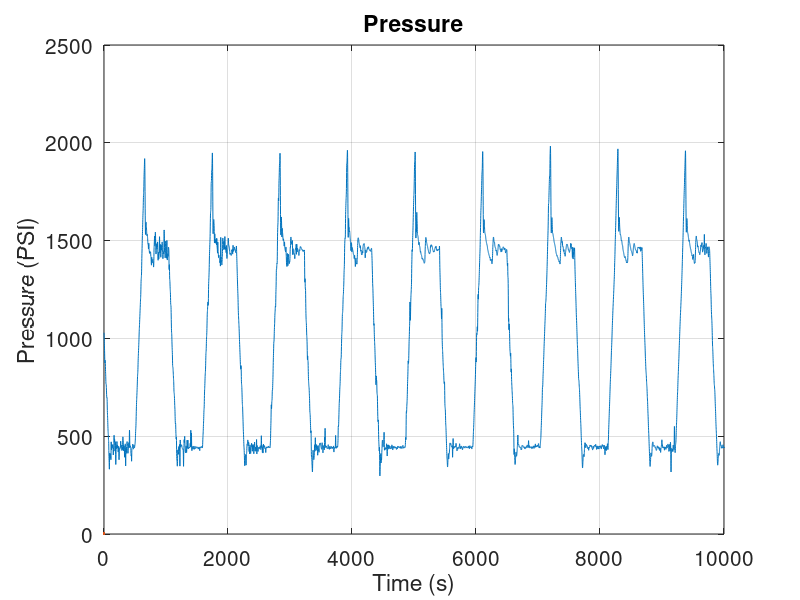

The MATLAB script that drew this image: (Note: this script raises an error after producing the figure.)
clc; clear; close all;
load test_C_1000RPM.mat

fc_pressure = 100;
fc_speed = 50;
fc_current = 100;
fs = 1000;

[b_pressure,a_pressure] = butter(2,fc_pressure/(fs/2));
[b_speed,a_speed] = butter(2,fc_speed/(fs/2));
[b_current,a_current] = butter(2,fc_current/(fs/2));

no_of_sensors = 3;

sampling_time = 1;

kwte = 90000;

speed_turn = 3;
current_turn = 1;
pressure_turn = 2;

x = some_data(speed_turn:no_of_sensors:kwte);
y = some_data(current_turn:no_of_sensors:kwte);
z = some_data(pressure_turn:no_of_sensors:kwte);

if isnan(y(1))
    y(1) = 0;
end

t_x = t(speed_turn:no_of_sensors:kwte);
t_y = t(current_turn:no_of_sensors:kwte);
t_z = t(pressure_turn:no_of_sensors:kwte);

figure(1)

% subplot(3,1,1)
t_speed = sampling_time/no_of_sensors*(t_x-speed_turn);
speed = filtfilt(b_speed,a_speed,(0.78125*x - 1600));
% plot(t_speed, speed,LineWidth=2)
% title('Speed from ESCON')
% ylabel('Speed (RPM)')
% xlabel('Time (ms)')
% grid on
% xlim([0 10000])

% subplot(3,1,2)
t_torque = sampling_time/no_of_sensors*(t_y-current_turn);
torque = 109e-3*(0.0048828125*filtfilt(b_current,a_current,y) - 10);
% plot(t_torque,torque,LineWidth=2)
% title('Torque from Sensor')
% xlabel('Time (s)')
% ylabel('Torque (Nm)')
% grid on
% % xlim([10 25])
% xlim([0 10000])
% 
% subplot(3,1,3)
t_pressure = sampling_time/no_of_sensors*(t_z-pressure_turn);
pressure = 1.6113281*filtfilt(b_pressure,a_pressure,z);
plot(t_pressure,pressure,LineWidth=2)
ylabel('Pressure (PSI)')
xlabel('Time (s)')
title('Pressure')
grid on
% xlim([10 25])
xlim([0 10000])

some_fig = gcf;
set(findobj(some_fig,'type','axes'),"FontSize",15)

disp('Click two points on the plot to define the friction index range.');
[friction_index, ~] = ginput(2); % Select two points (start and end)
friction_index = find(t_pressure >= friction_index(1) & t_pressure <= friction_index(2)); % Get indices in time array

%% Desired Range
figure(2)
subplot(3,1,1)
t_f_pressure = t_pressure(friction_index);
t_pressure_adjust = t_f_pressure - t_f_pressure(1);
plot(t_pressure_adjust,pressure(friction_index),LineWidth=2)
xlabel('Time (ms)')
ylabel('Pressure (PSI)')
% xline(180,'-',{'SSV Switched to one side'},LineWidth=2);
% xline(210,'-',{'PRV Switched'},LineWidth=2);
% xline(270,'-',{'SSV Switched to the middle position'},LineWidth=2);
grid on
xlim([0 1100])

subplot(3,1,2)
t_f_speed = t_speed(friction_index);
t_speed_adjust = t_f_speed - t_f_speed(1);
plot(t_speed_adjust,speed(friction_index),LineWidth=2)
xlabel('Time (ms)')
ylabel('Speed (RPM)')
grid on
xlim([0 1100])

subplot(3,1,3)
hold on
t_f_torque = t_torque(friction_index);
t_torque_adjust = t_f_torque - t_f_torque(1);
plot(t_torque_adjust,torque(friction_index),LineWidth=2)
xlabel('Time (ms)')
ylabel('Torque (Nm)')
xlim([0 1100])
grid on


some_fig = gcf;

sgtitle('Experimental Results','FontName','Arial','FontSize',18,'FontWeight','Bold', 'LineWidth', 2)
set(findobj(some_fig,'type','axes'),'FontName','Arial','FontSize',15,'FontWeight','Bold', 'LineWidth', 2);

set(some_fig, 'position', [0, 0, 1920, 1080])
